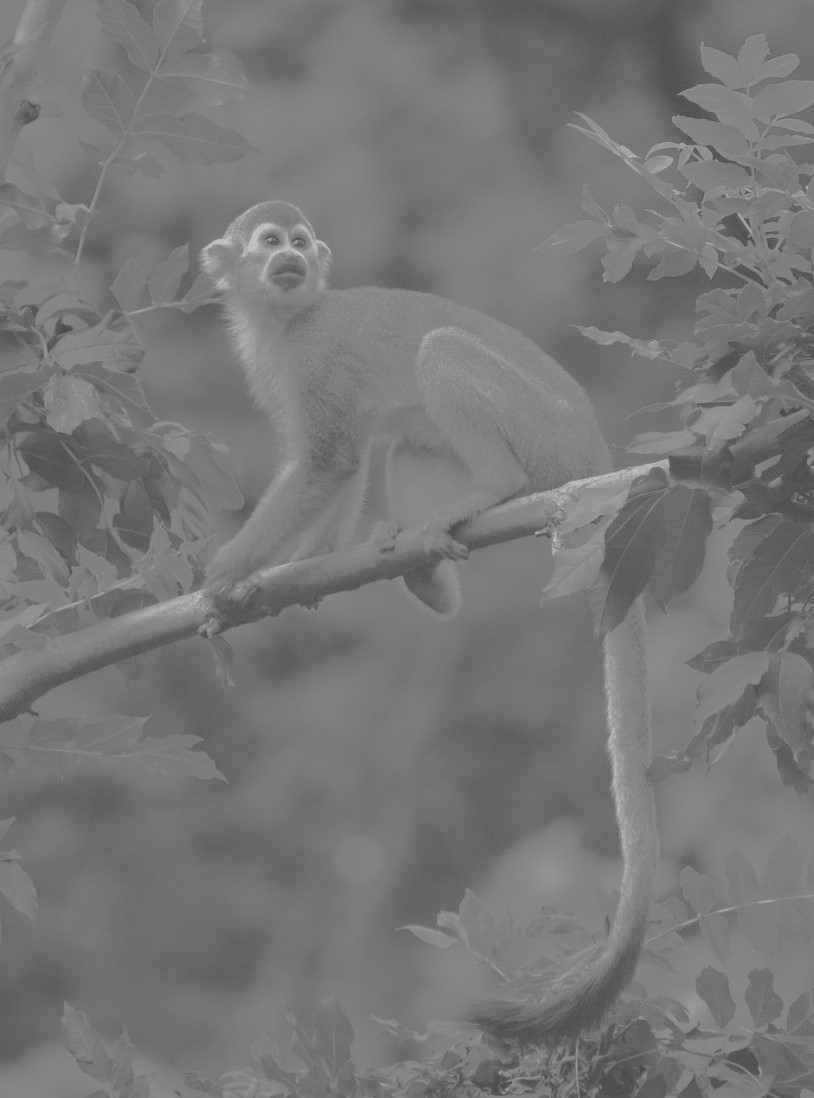
#> input picture image_processing_1/monkey.jpg, 814 x 1098 px
$ python ip1_code1.py
#> lines starting #> are read from the running program, lines starting #| are printed output that depends on the picture
#> further down, image is the input picture: shape (1098, 814); min 62, max 202, mean 118.7
import cv2
import matplotlib.pyplot as plt
import numpy as np

def histogram_equalization(image):
    # Calculate histogram
    hist = np.zeros(256, dtype=int)
    for i in range(image.shape[0]):
        for j in range(image.shape[1]):
            intensity = image[i, j]
            hist[intensity] += 1
#> after the loop, hist = 256 values, max 27493 at index 123, min 0 at index 0, mean 3491.3

    plt.bar(range(len(hist/(image.shape[0]*image.shape[1]))),hist/(image.shape[0]*image.shape[1]))
    plt.xlabel('Intensity Bins')
    plt.ylabel('frequency')
    plt.title('Intensity distribution of the given image')
    plt.show()
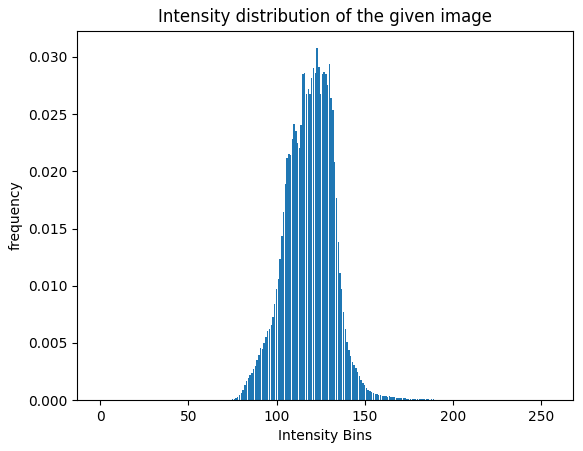
#> figure drawn by matplotlib, 1 panel; tallest bar 0.0308 high, from x = 122.6 to 123.4

    # Calculate cumulative distribution function (CDF)
    cdf = np.zeros(256, dtype=int)
    cdf[0] = hist[0]
    for i in range(1, 256):
        cdf[i] = cdf[i - 1] + hist[i]
#> after the loop, cdf = 256 values from 0 to 893772

    plt.bar(range(len(cdf/(image.shape[0]*image.shape[1]))),cdf/(image.shape[0]*image.shape[1]))
    plt.xlabel('Intensity Bins')
    plt.ylabel('frequency')
    plt.title('Intensity distribution after histogram equalisation ')
    plt.show()
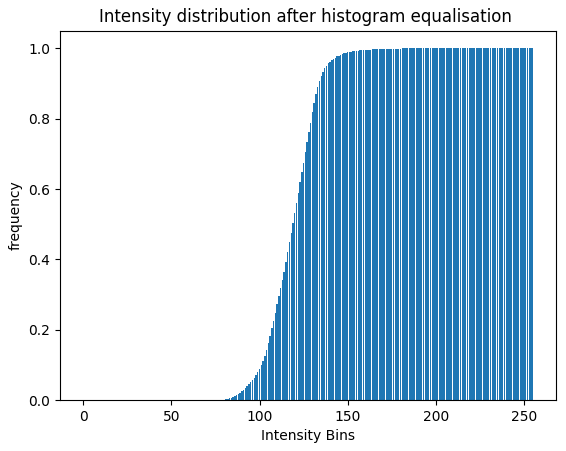
#> figure drawn by matplotlib, 1 panel

    # Perform histogram equalization
    cdf_min = np.min(cdf)
#> cdf_min = 0
    equalized_image = np.zeros_like(image)
    for i in range(image.shape[0]):
        for j in range(image.shape[1]):
            intensity = image[i, j]
            equalized_intensity = (255*(cdf[intensity] - cdf_min)) // (image.shape[0] * image.shape[1])
            equalized_image[i, j] = equalized_intensity
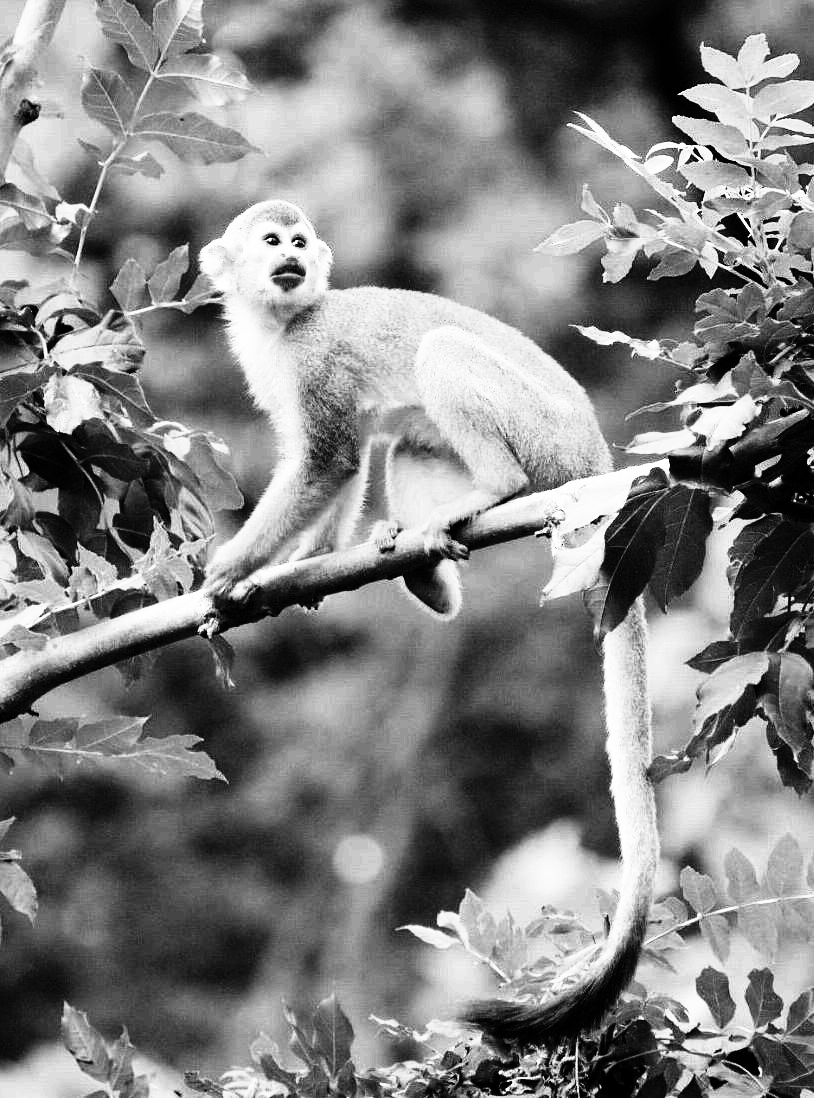
#> equalized_image: shape (1098, 814); min 0, max 255, mean 129.8
    #print(equalized_image)
    return equalized_image

# Load grayscale image
image = cv2.imread('monkey.jpg', cv2.IMREAD_GRAYSCALE)

# Perform histogram equalization
equalized_image = histogram_equalization(image)

# Display original and equalized images
cv2.imshow('Original Image', image)
cv2.imshow('Equalized Image', equalized_image)
cv2.waitKey(0)
cv2.destroyAllWindows()
